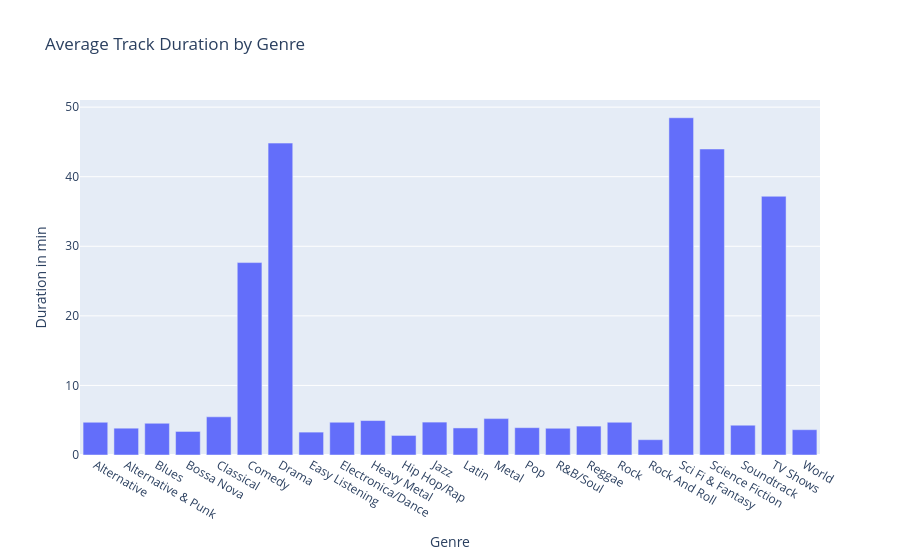

Notebook code cell kept with this figure:
### Code cell
fig = px.bar(avg_duration_genre, x='Genre', y='Duration in min', title="Average Track Duration by Genre")
fig.show()

### Figure 1 — Plotly figure (JSON) as saved in the notebook; plotly's stock layout.template omitted (floating-point values rounded to 4 significant figures)
{"data": [{"alignmentgroup": "True", "hovertemplate": "Genre=%{x}<br>Duration in min=%{y}<extra></extra>", "legendgroup": "", "marker": {"color": "#636efa", "pattern": {"shape": ""}}, "name": "", "offsetgroup": "", "orientation": "v", "showlegend": false, "textposition": "auto", "type": "bar", "x": ["Alternative", "Alternative & Punk", "Blues", "Bossa Nova", "Classical", "Comedy", "Drama", "Easy Listening", "Electronica/Dance", "Heavy Metal", "Hip Hop/Rap", "Jazz", "Latin", "Metal", "Pop", "R&B/Soul", "Reggae", "Rock", "Rock And Roll", "Sci Fi & Fantasy", "Science Fiction", "Soundtrack", "TV Shows", "World"], "xaxis": "x", "y": [4.707, 3.853, 4.562, 3.387, 5.488, 27.66, 44.83, 3.29, 4.708, 4.95, 2.812, 4.729, 3.89, 5.229, 3.929, 3.844, 4.153, 4.707, 2.2, 48.48, 43.98, 4.28, 37.19, 3.638], "yaxis": "y"}], "layout": {"autosize": true, "barmode": "relative", "legend": {"tracegroupgap": 0}, "title": {"text": "Average Track Duration by Genre"}, "xaxis": {"anchor": "y", "autorange": true, "domain": [0, 1], "range": [-0.5, 23.5], "title": {"text": "Genre"}, "type": "category"}, "yaxis": {"anchor": "x", "autorange": true, "domain": [0, 1], "range": [0, 51.03], "title": {"text": "Duration in min"}, "type": "linear"}}}
